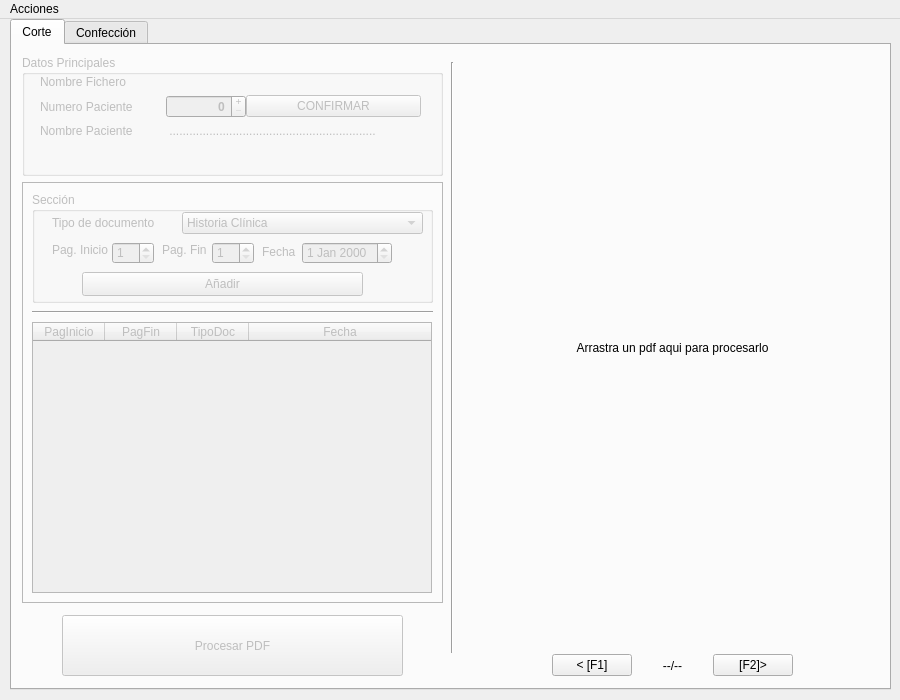
<?xml version="1.0" encoding="UTF-8"?>
<ui version="4.0">
 <class>MainWindow</class>
 <widget class="QMainWindow" name="MainWindow">
  <property name="geometry">
   <rect>
    <x>0</x>
    <y>0</y>
    <width>900</width>
    <height>700</height>
   </rect>
  </property>
  <property name="sizePolicy">
   <sizepolicy hsizetype="Fixed" vsizetype="Fixed">
    <horstretch>0</horstretch>
    <verstretch>0</verstretch>
   </sizepolicy>
  </property>
  <property name="minimumSize">
   <size>
    <width>900</width>
    <height>700</height>
   </size>
  </property>
  <property name="maximumSize">
   <size>
    <width>900</width>
    <height>700</height>
   </size>
  </property>
  <property name="windowTitle">
   <string>PDF Tools TaskDental</string>
  </property>
  <property name="accessibleName">
   <string>PdfTools</string>
  </property>
  <widget class="QWidget" name="centralwidget">
   <widget class="QTabWidget" name="tabWidget">
    <property name="geometry">
     <rect>
      <x>10</x>
      <y>0</y>
      <width>881</width>
      <height>671</height>
     </rect>
    </property>
    <property name="currentIndex">
     <number>0</number>
    </property>
    <widget class="QWidget" name="tab">
     <attribute name="title">
      <string>Corte</string>
     </attribute>
     <widget class="QLabel" name="lblImagePdf">
      <property name="geometry">
       <rect>
        <x>460</x>
        <y>7</y>
        <width>401</width>
        <height>591</height>
       </rect>
      </property>
      <property name="acceptDrops">
       <bool>true</bool>
      </property>
      <property name="text">
       <string>Arrastra un pdf aqui para procesarlo</string>
      </property>
      <property name="alignment">
       <set>Qt::AlignCenter</set>
      </property>
     </widget>
     <widget class="Line" name="line_2">
      <property name="geometry">
       <rect>
        <x>430</x>
        <y>17</y>
        <width>20</width>
        <height>591</height>
       </rect>
      </property>
      <property name="orientation">
       <enum>Qt::Vertical</enum>
      </property>
     </widget>
     <widget class="QFrame" name="SeccionesFrame">
      <property name="enabled">
       <bool>true</bool>
      </property>
      <property name="geometry">
       <rect>
        <x>10</x>
        <y>137</y>
        <width>421</width>
        <height>421</height>
       </rect>
      </property>
      <property name="frameShape">
       <enum>QFrame::StyledPanel</enum>
      </property>
      <property name="frameShadow">
       <enum>QFrame::Raised</enum>
      </property>
      <widget class="Line" name="line">
       <property name="geometry">
        <rect>
         <x>10</x>
         <y>120</y>
         <width>401</width>
         <height>20</height>
        </rect>
       </property>
       <property name="orientation">
        <enum>Qt::Horizontal</enum>
       </property>
      </widget>
      <widget class="QGroupBox" name="group02">
       <property name="enabled">
        <bool>false</bool>
       </property>
       <property name="geometry">
        <rect>
         <x>10</x>
         <y>10</y>
         <width>401</width>
         <height>111</height>
        </rect>
       </property>
       <property name="title">
        <string>Sección</string>
       </property>
       <widget class="QLabel" name="lblPagFin">
        <property name="geometry">
         <rect>
          <x>130</x>
          <y>50</y>
          <width>49</width>
          <height>16</height>
         </rect>
        </property>
        <property name="text">
         <string>Pag. Fin</string>
        </property>
       </widget>
       <widget class="QDateEdit" name="dateEdit">
        <property name="geometry">
         <rect>
          <x>270</x>
          <y>50</y>
          <width>90</width>
          <height>22</height>
         </rect>
        </property>
       </widget>
       <widget class="QPushButton" name="pbAdd">
        <property name="geometry">
         <rect>
          <x>50</x>
          <y>80</y>
          <width>281</width>
          <height>24</height>
         </rect>
        </property>
        <property name="text">
         <string>Añadir</string>
        </property>
       </widget>
       <widget class="QComboBox" name="cbTipoDoc">
        <property name="geometry">
         <rect>
          <x>150</x>
          <y>20</y>
          <width>241</width>
          <height>22</height>
         </rect>
        </property>
        <item>
         <property name="text">
          <string>Historia Clínica</string>
         </property>
        </item>
        <item>
         <property name="text">
          <string>Alta</string>
         </property>
        </item>
        <item>
         <property name="text">
          <string>Protección de datos</string>
         </property>
        </item>
        <item>
         <property name="text">
          <string>Presupuesto</string>
         </property>
        </item>
        <item>
         <property name="text">
          <string>Afiliación Tarjeta</string>
         </property>
        </item>
        <item>
         <property name="text">
          <string>Cons.Endodoncia</string>
         </property>
        </item>
        <item>
         <property name="text">
          <string>Cons.AnestesiaLocal</string>
         </property>
        </item>
        <item>
         <property name="text">
          <string>Cons.ExtraccCordales</string>
         </property>
        </item>
        <item>
         <property name="text">
          <string>Cons.Odont.Conserva</string>
         </property>
        </item>
        <item>
         <property name="text">
          <string>Cons.ProtesisFijaImplant</string>
         </property>
        </item>
        <item>
         <property name="text">
          <string>Cons.TrataImplantes</string>
         </property>
        </item>
        <item>
         <property name="text">
          <string>Cons.ObturaDental</string>
         </property>
        </item>
        <item>
         <property name="text">
          <string>Cons.TrataDental</string>
         </property>
        </item>
        <item>
         <property name="text">
          <string>Cons.ColocaProtesisDental</string>
         </property>
        </item>
        <item>
         <property name="text">
          <string>Cons.InjertoHueso</string>
         </property>
        </item>
        <item>
         <property name="text">
          <string>Cons.ElevaSeno</string>
         </property>
        </item>
        <item>
         <property name="text">
          <string>Cons.ExtracSimple</string>
         </property>
        </item>
        <item>
         <property name="text">
          <string>Cons.Reendo</string>
         </property>
        </item>
        <item>
         <property name="text">
          <string>Ref.Lab.Externo</string>
         </property>
        </item>
        <item>
         <property name="text">
          <string>RadioAnalógica</string>
         </property>
        </item>
        <item>
         <property name="text">
          <string>JustificanteCobro</string>
         </property>
        </item>
        <item>
         <property name="text">
          <string>DevoluciónPaciente</string>
         </property>
        </item>
        <item>
         <property name="text">
          <string>CuestionarioCovid19</string>
         </property>
        </item>
        <item>
         <property name="text">
          <string>DiagnosticoOrtodoncia</string>
         </property>
        </item>
        <item>
         <property name="text">
          <string>Docu.Grafica</string>
         </property>
        </item>
        <item>
         <property name="text">
          <string>Financiación</string>
         </property>
        </item>
        <item>
         <property name="text">
          <string>Historial Quirófano</string>
         </property>
        </item>
       </widget>
       <widget class="QLabel" name="lbFecha">
        <property name="geometry">
         <rect>
          <x>230</x>
          <y>50</y>
          <width>41</width>
          <height>20</height>
         </rect>
        </property>
        <property name="text">
         <string>Fecha</string>
        </property>
       </widget>
       <widget class="QSpinBox" name="sbPagFin">
        <property name="geometry">
         <rect>
          <x>180</x>
          <y>50</y>
          <width>42</width>
          <height>22</height>
         </rect>
        </property>
        <property name="minimum">
         <number>1</number>
        </property>
        <property name="maximum">
         <number>999</number>
        </property>
       </widget>
       <widget class="QLabel" name="lblPagIni">
        <property name="enabled">
         <bool>false</bool>
        </property>
        <property name="geometry">
         <rect>
          <x>20</x>
          <y>50</y>
          <width>61</width>
          <height>16</height>
         </rect>
        </property>
        <property name="text">
         <string>Pag. Inicio</string>
        </property>
       </widget>
       <widget class="QLabel" name="lblTipoDoc">
        <property name="geometry">
         <rect>
          <x>20</x>
          <y>23</y>
          <width>121</width>
          <height>16</height>
         </rect>
        </property>
        <property name="text">
         <string>Tipo de documento</string>
        </property>
       </widget>
       <widget class="QSpinBox" name="sbPagIni">
        <property name="geometry">
         <rect>
          <x>80</x>
          <y>50</y>
          <width>42</width>
          <height>22</height>
         </rect>
        </property>
        <property name="minimum">
         <number>1</number>
        </property>
        <property name="maximum">
         <number>998</number>
        </property>
        <property name="value">
         <number>1</number>
        </property>
       </widget>
      </widget>
      <widget class="QTableWidget" name="tableWidget">
       <property name="enabled">
        <bool>false</bool>
       </property>
       <property name="geometry">
        <rect>
         <x>10</x>
         <y>140</y>
         <width>400</width>
         <height>271</height>
        </rect>
       </property>
       <property name="maximumSize">
        <size>
         <width>400</width>
         <height>16777215</height>
        </size>
       </property>
       <property name="alternatingRowColors">
        <bool>true</bool>
       </property>
       <attribute name="horizontalHeaderCascadingSectionResizes">
        <bool>false</bool>
       </attribute>
       <attribute name="horizontalHeaderDefaultSectionSize">
        <number>72</number>
       </attribute>
       <attribute name="horizontalHeaderStretchLastSection">
        <bool>true</bool>
       </attribute>
       <attribute name="verticalHeaderStretchLastSection">
        <bool>false</bool>
       </attribute>
       <column>
        <property name="text">
         <string>PagInicio</string>
        </property>
       </column>
       <column>
        <property name="text">
         <string>PagFin</string>
        </property>
       </column>
       <column>
        <property name="text">
         <string>TipoDoc</string>
        </property>
       </column>
       <column>
        <property name="text">
         <string>Fecha</string>
        </property>
       </column>
      </widget>
     </widget>
     <widget class="QGroupBox" name="group01">
      <property name="enabled">
       <bool>false</bool>
      </property>
      <property name="geometry">
       <rect>
        <x>10</x>
        <y>10</y>
        <width>421</width>
        <height>121</height>
       </rect>
      </property>
      <property name="title">
       <string>Datos Principales</string>
      </property>
      <widget class="QWidget" name="formLayoutWidget">
       <property name="geometry">
        <rect>
         <x>18</x>
         <y>20</y>
         <width>381</width>
         <height>81</height>
        </rect>
       </property>
       <layout class="QFormLayout" name="formDatosPacientes">
        <property name="sizeConstraint">
         <enum>QLayout::SetDefaultConstraint</enum>
        </property>
        <property name="fieldGrowthPolicy">
         <enum>QFormLayout::AllNonFixedFieldsGrow</enum>
        </property>
        <property name="rowWrapPolicy">
         <enum>QFormLayout::DontWrapRows</enum>
        </property>
        <property name="horizontalSpacing">
         <number>0</number>
        </property>
        <property name="verticalSpacing">
         <number>6</number>
        </property>
        <item row="0" column="0">
         <widget class="QLabel" name="label_6">
          <property name="text">
           <string>Nombre Fichero</string>
          </property>
         </widget>
        </item>
        <item row="0" column="1">
         <widget class="QLabel" name="lblOriginalFileName">
          <property name="text">
           <string/>
          </property>
         </widget>
        </item>
        <item row="1" column="0">
         <widget class="QLabel" name="label">
          <property name="text">
           <string>Numero Paciente          </string>
          </property>
         </widget>
        </item>
        <item row="2" column="0">
         <widget class="QLabel" name="nombrePaciente">
          <property name="text">
           <string>Nombre Paciente          </string>
          </property>
         </widget>
        </item>
        <item row="2" column="1">
         <widget class="QLabel" name="lblNombrePacienteDB">
          <property name="text">
           <string> ..............................................................</string>
          </property>
         </widget>
        </item>
        <item row="1" column="1">
         <layout class="QHBoxLayout" name="horizontalLayout_4">
          <item>
           <widget class="QSpinBox" name="sbPaciente">
            <property name="minimumSize">
             <size>
              <width>80</width>
              <height>0</height>
             </size>
            </property>
            <property name="maximumSize">
             <size>
              <width>60</width>
              <height>16777215</height>
             </size>
            </property>
            <property name="font">
             <font>
              <bold>true</bold>
             </font>
            </property>
            <property name="alignment">
             <set>Qt::AlignRight|Qt::AlignTrailing|Qt::AlignVCenter</set>
            </property>
            <property name="buttonSymbols">
             <enum>QAbstractSpinBox::PlusMinus</enum>
            </property>
            <property name="minimum">
             <number>0</number>
            </property>
            <property name="maximum">
             <number>15000</number>
            </property>
            <property name="value">
             <number>0</number>
            </property>
           </widget>
          </item>
          <item>
           <widget class="QPushButton" name="btnConfNum">
            <property name="text">
             <string>CONFIRMAR</string>
            </property>
           </widget>
          </item>
         </layout>
        </item>
       </layout>
      </widget>
     </widget>
     <widget class="QWidget" name="horizontalLayoutWidget">
      <property name="geometry">
       <rect>
        <x>540</x>
        <y>600</y>
        <width>241</width>
        <height>41</height>
       </rect>
      </property>
      <layout class="QHBoxLayout" name="horizontalLayout_2">
       <item>
        <widget class="QPushButton" name="pbPrevPage">
         <property name="enabled">
          <bool>true</bool>
         </property>
         <property name="text">
          <string>&lt; [F1]</string>
         </property>
        </widget>
       </item>
       <item>
        <widget class="QLabel" name="lblPageNum">
         <property name="text">
          <string>--/--</string>
         </property>
         <property name="alignment">
          <set>Qt::AlignCenter</set>
         </property>
         <property name="wordWrap">
          <bool>true</bool>
         </property>
        </widget>
       </item>
       <item>
        <widget class="QPushButton" name="pbNextPage">
         <property name="enabled">
          <bool>true</bool>
         </property>
         <property name="text">
          <string>[F2]&gt;</string>
         </property>
        </widget>
       </item>
      </layout>
     </widget>
     <widget class="QPushButton" name="btnProcess">
      <property name="enabled">
       <bool>false</bool>
      </property>
      <property name="geometry">
       <rect>
        <x>50</x>
        <y>570</y>
        <width>341</width>
        <height>61</height>
       </rect>
      </property>
      <property name="text">
       <string>Procesar PDF</string>
      </property>
     </widget>
    </widget>
    <widget class="QWidget" name="tab_2">
     <attribute name="title">
      <string>Confección</string>
     </attribute>
     <widget class="QWidget" name="horizontalLayoutWidget_2">
      <property name="geometry">
       <rect>
        <x>10</x>
        <y>10</y>
        <width>851</width>
        <height>571</height>
       </rect>
      </property>
      <layout class="QHBoxLayout" name="horizontalLayout">
       <item>
        <widget class="CustomTableWidget" name="tbPagesConf">
         <property name="acceptDrops">
          <bool>true</bool>
         </property>
         <property name="dragEnabled">
          <bool>true</bool>
         </property>
         <property name="dragDropOverwriteMode">
          <bool>false</bool>
         </property>
         <property name="dragDropMode">
          <enum>QAbstractItemView::InternalMove</enum>
         </property>
         <property name="selectionMode">
          <enum>QAbstractItemView::SingleSelection</enum>
         </property>
         <property name="selectionBehavior">
          <enum>QAbstractItemView::SelectRows</enum>
         </property>
         <column>
          <property name="text">
           <string>miniatura</string>
          </property>
         </column>
         <column>
          <property name="text">
           <string>PagPDF</string>
          </property>
         </column>
         <column>
          <property name="text">
           <string>PagNueva</string>
          </property>
         </column>
        </widget>
       </item>
       <item>
        <widget class="QLabel" name="lblPDConf">
         <property name="minimumSize">
          <size>
           <width>400</width>
           <height>0</height>
          </size>
         </property>
         <property name="acceptDrops">
          <bool>true</bool>
         </property>
         <property name="text">
          <string>Arrastra un pdf a tratar</string>
         </property>
         <property name="alignment">
          <set>Qt::AlignCenter</set>
         </property>
        </widget>
       </item>
      </layout>
     </widget>
     <widget class="QPushButton" name="pbApplyAndSaveChanges">
      <property name="geometry">
       <rect>
        <x>220</x>
        <y>590</y>
        <width>441</width>
        <height>41</height>
       </rect>
      </property>
      <property name="text">
       <string>APLICAR Y GUARDAS LOS CAMBIOS</string>
      </property>
     </widget>
    </widget>
   </widget>
  </widget>
  <widget class="QMenuBar" name="menubar">
   <property name="geometry">
    <rect>
     <x>0</x>
     <y>0</y>
     <width>900</width>
     <height>22</height>
    </rect>
   </property>
   <widget class="QMenu" name="menuAction">
    <property name="title">
     <string>Acciones</string>
    </property>
    <addaction name="actionReset"/>
    <addaction name="actionConfig"/>
    <addaction name="actionQuit"/>
   </widget>
   <addaction name="menuAction"/>
  </widget>
  <action name="actionPreferencias">
   <property name="text">
    <string>Preferencias</string>
   </property>
  </action>
  <action name="actionAbrir_PDF">
   <property name="text">
    <string>Abrir PDF</string>
   </property>
  </action>
  <action name="actionQuit">
   <property name="text">
    <string>Salir</string>
   </property>
  </action>
  <action name="actionReset">
   <property name="text">
    <string>Reiniciar</string>
   </property>
  </action>
  <action name="actionConfig">
   <property name="enabled">
    <bool>false</bool>
   </property>
   <property name="text">
    <string>Configuración</string>
   </property>
  </action>
 </widget>
 <customwidgets>
  <customwidget>
   <class>CustomTableWidget</class>
   <extends>QTableWidget</extends>
   <header>customtablewidget.h</header>
  </customwidget>
 </customwidgets>
 <tabstops>
  <tabstop>tabWidget</tabstop>
  <tabstop>sbPaciente</tabstop>
  <tabstop>btnConfNum</tabstop>
  <tabstop>cbTipoDoc</tabstop>
  <tabstop>sbPagIni</tabstop>
  <tabstop>sbPagFin</tabstop>
  <tabstop>dateEdit</tabstop>
  <tabstop>pbAdd</tabstop>
  <tabstop>pbPrevPage</tabstop>
  <tabstop>pbNextPage</tabstop>
  <tabstop>btnProcess</tabstop>
  <tabstop>tableWidget</tabstop>
 </tabstops>
 <resources/>
 <connections/>
</ui>
